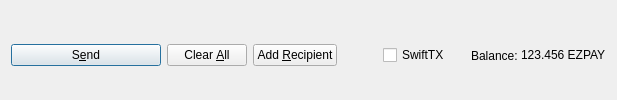
         <widget class="QFrame" name="frame_Send">
          <layout class="QHBoxLayout" name="horizontalLayout">
           <property name="bottomMargin">
            <number>0</number>
           </property>
           <item>
            <widget class="QPushButton" name="sendButton">
             <property name="minimumSize">
              <size>
               <width>150</width>
               <height>0</height>
              </size>
             </property>
             <property name="toolTip">
              <string>Confirm the send action</string>
             </property>
             <property name="text">
              <string>S&amp;end</string>
             </property>
             <property name="icon">
              <iconset resource="../eazypayza.qrc">
               <normaloff>:/icons/send</normaloff>:/icons/send</iconset>
             </property>
             <property name="autoDefault">
              <bool>false</bool>
             </property>
             <property name="default">
              <bool>true</bool>
             </property>
            </widget>
           </item>
           <item>
            <widget class="QPushButton" name="clearButton">
             <property name="sizePolicy">
              <sizepolicy hsizetype="Minimum" vsizetype="Fixed">
               <horstretch>0</horstretch>
               <verstretch>0</verstretch>
              </sizepolicy>
             </property>
             <property name="toolTip">
              <string>Clear all fields of the form.</string>
             </property>
             <property name="text">
              <string>Clear &amp;All</string>
             </property>
             <property name="icon">
              <iconset resource="../eazypayza.qrc">
               <normaloff>:/icons/remove</normaloff>:/icons/remove</iconset>
             </property>
             <property name="autoDefault">
              <bool>false</bool>
             </property>
            </widget>
           </item>
           <item>
            <widget class="QPushButton" name="addButton">
             <property name="toolTip">
              <string>Send to multiple recipients at once</string>
             </property>
             <property name="text">
              <string>Add &amp;Recipient</string>
             </property>
             <property name="icon">
              <iconset resource="../eazypayza.qrc">
               <normaloff>:/icons/add</normaloff>:/icons/add</iconset>
             </property>
             <property name="autoDefault">
              <bool>false</bool>
             </property>
            </widget>
           </item>
           <item>
            <spacer name="horizontalSpacer">
             <property name="orientation">
              <enum>Qt::Horizontal</enum>
             </property>
             <property name="sizeHint" stdset="0">
              <size>
               <width>40</width>
               <height>20</height>
              </size>
             </property>
            </spacer>
           </item>
           <item>
            <layout class="QHBoxLayout" name="horizontalLayout_2">
             <property name="spacing">
              <number>3</number>
             </property>
             <item>
              <widget class="QCheckBox" name="checkSwiftTX">
               <property name="enabled">
                <bool>true</bool>
               </property>
               <property name="minimumSize">
                <size>
                 <width>85</width>
                 <height>0</height>
                </size>
               </property>
               <property name="text">
                <string>SwiftTX</string>
               </property>
              </widget>
             </item>
             <item>
              <widget class="QLabel" name="label">
               <property name="text">
                <string>Balance:</string>
               </property>
              </widget>
             </item>
             <item>
              <widget class="QLabel" name="labelBalance">
               <property name="sizePolicy">
                <sizepolicy hsizetype="Preferred" vsizetype="Fixed">
                 <horstretch>0</horstretch>
                 <verstretch>0</verstretch>
                </sizepolicy>
               </property>
               <property name="cursor">
                <cursorShape>IBeamCursor</cursorShape>
               </property>
               <property name="text">
                <string notr="true">123.456 EZPAY</string>
               </property>
               <property name="textInteractionFlags">
                <set>Qt::LinksAccessibleByMouse|Qt::TextSelectableByKeyboard|Qt::TextSelectableByMouse</set>
               </property>
              </widget>
             </item>
            </layout>
           </item>
          </layout>
         </widget>
